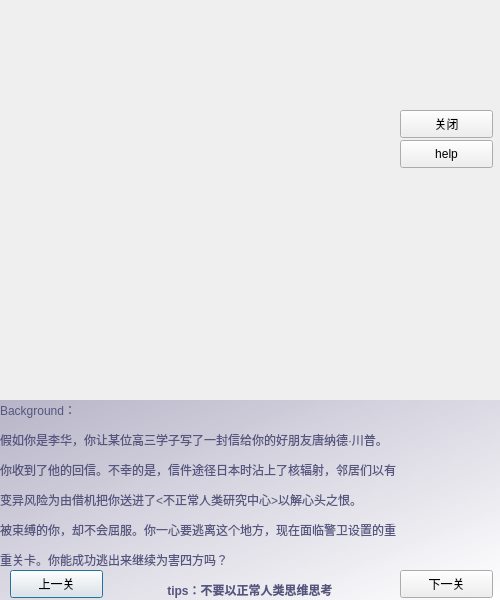
<?xml version="1.0" encoding="UTF-8"?>
<ui version="4.0">
 <class>Dialog2</class>
 <widget class="QDialog" name="Dialog2">
  <property name="geometry">
   <rect>
    <x>0</x>
    <y>0</y>
    <width>500</width>
    <height>600</height>
   </rect>
  </property>
  <property name="windowTitle">
   <string>不正常人类研究中心</string>
  </property>
  <widget class="QLabel" name="label">
   <property name="geometry">
    <rect>
     <x>0</x>
     <y>0</y>
     <width>500</width>
     <height>400</height>
    </rect>
   </property>
   <property name="text">
    <string>&lt;html&gt;&lt;head/&gt;&lt;body&gt;&lt;p&gt;&lt;img src=&quot;:/images/p2.jpg&quot;/&gt;&lt;/p&gt;&lt;/body&gt;&lt;/html&gt;</string>
   </property>
  </widget>
  <widget class="QPushButton" name="pushButton">
   <property name="geometry">
    <rect>
     <x>10</x>
     <y>570</y>
     <width>93</width>
     <height>28</height>
    </rect>
   </property>
   <property name="text">
    <string>上一关</string>
   </property>
  </widget>
  <widget class="QPushButton" name="pushButton_2">
   <property name="geometry">
    <rect>
     <x>400</x>
     <y>110</y>
     <width>93</width>
     <height>28</height>
    </rect>
   </property>
   <property name="text">
    <string>关闭</string>
   </property>
  </widget>
  <widget class="QPushButton" name="pushButton_3">
   <property name="geometry">
    <rect>
     <x>400</x>
     <y>570</y>
     <width>93</width>
     <height>28</height>
    </rect>
   </property>
   <property name="text">
    <string>下一关</string>
   </property>
  </widget>
  <widget class="QPushButton" name="pushButton_4">
   <property name="geometry">
    <rect>
     <x>400</x>
     <y>140</y>
     <width>93</width>
     <height>28</height>
    </rect>
   </property>
   <property name="text">
    <string>help</string>
   </property>
  </widget>
  <widget class="QLabel" name="label_2">
   <property name="geometry">
    <rect>
     <x>0</x>
     <y>400</y>
     <width>500</width>
     <height>200</height>
    </rect>
   </property>
   <property name="styleSheet">
    <string notr="true">background-color: qlineargradient(spread:pad, x1:0, y1:0, x2:1, y2:1, stop:0 rgba(175, 171, 194, 220), stop:1 rgba(255, 255, 255, 255));
color: rgb(85, 85, 127);</string>
   </property>
   <property name="text">
    <string>&lt;html&gt;&lt;head/&gt;&lt;body&gt;&lt;p align=&quot;justify&quot;&gt;Background：&lt;/p&gt;&lt;p align=&quot;justify&quot;&gt;假如你是李华，你让某位高三学子写了一封信给你的好朋友唐纳德·川普。&lt;/p&gt;&lt;p align=&quot;justify&quot;&gt;你收到了他的回信。不幸的是，信件途径日本时沾上了核辐射，邻居们以有&lt;/p&gt;&lt;p align=&quot;justify&quot;&gt;变异风险为由借机把你送进了&amp;lt;不正常人类研究中心&amp;gt;以解心头之恨。&lt;/p&gt;&lt;p align=&quot;justify&quot;&gt;被束缚的你，却不会屈服。你一心要逃离这个地方，现在面临警卫设置的重&lt;/p&gt;&lt;p align=&quot;justify&quot;&gt;重关卡。你能成功逃出来继续为害四方吗？&lt;/p&gt;&lt;p align=&quot;center&quot;&gt;&lt;span style=&quot; font-weight:600;&quot;&gt;tips：不要以正常人类思维思考&lt;/span&gt;&lt;/p&gt;&lt;/body&gt;&lt;/html&gt;</string>
   </property>
  </widget>
  <zorder>label_2</zorder>
  <zorder>label</zorder>
  <zorder>pushButton</zorder>
  <zorder>pushButton_2</zorder>
  <zorder>pushButton_3</zorder>
  <zorder>pushButton_4</zorder>
 </widget>
 <resources/>
 <connections/>
</ui>
